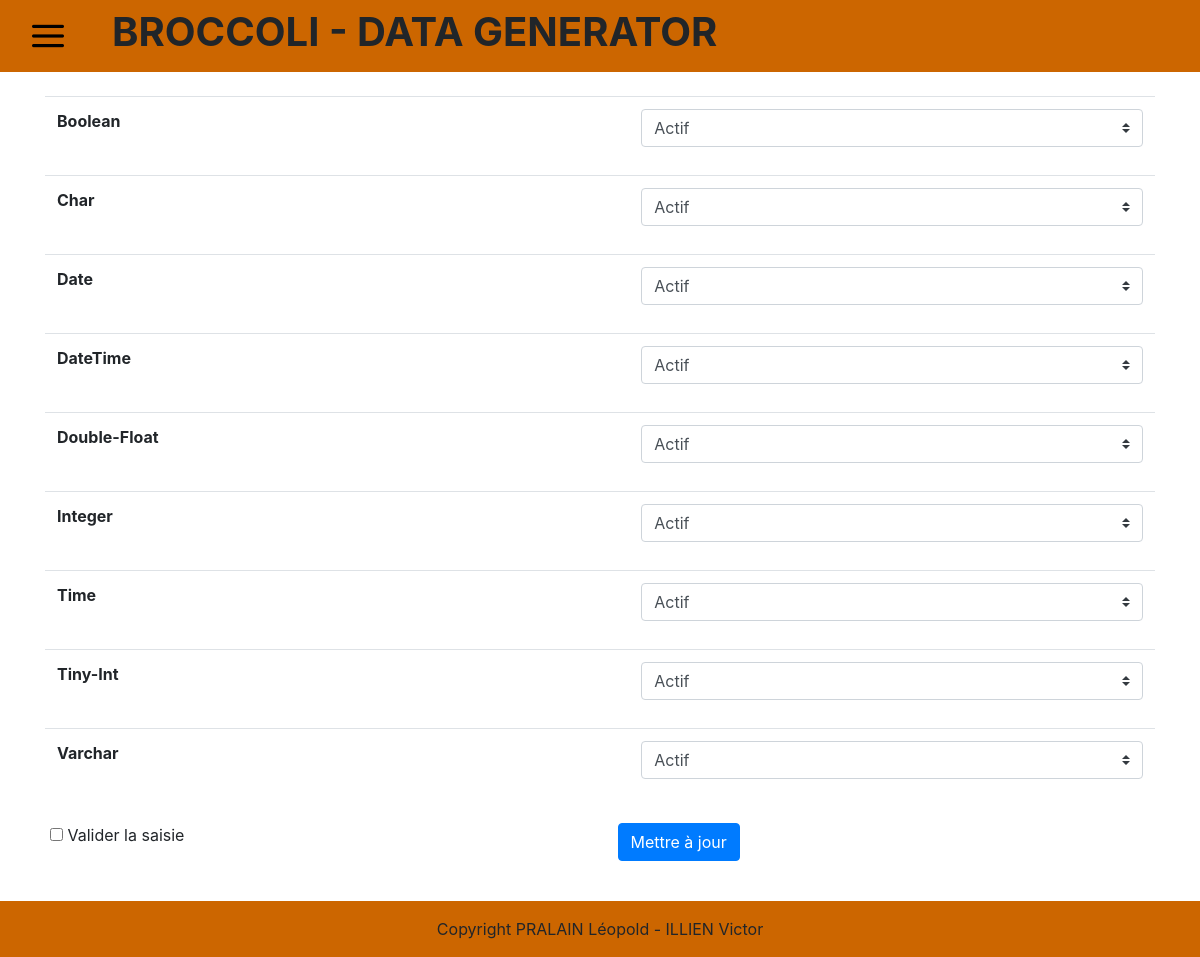
The page /back.php on the database as committed earlier.
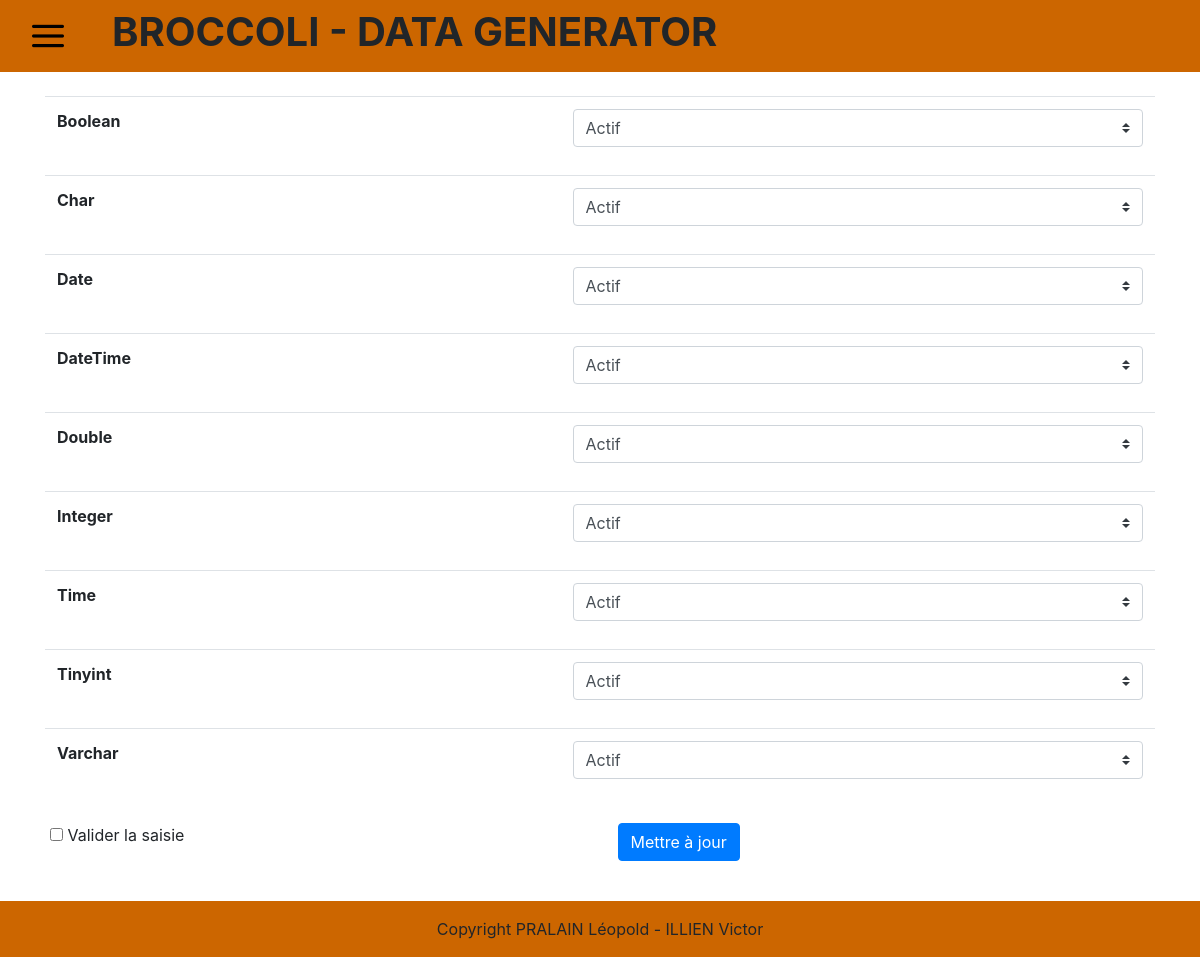
The same page on the database as committed later.
### tables this page shows
CREATE TABLE type_champ(
        type_champ Varchar (512) NOT NULL ,
        actif      Bool NOT NULL
	,CONSTRAINT type_champ_PK PRIMARY KEY (type_champ)
);

### php/database.php (called while the page is built, shortened)
<?php
	function dbRequestTypeActif($db) {
		try {
			$request = 'SELECT * FROM type_champ';
			$statement = $db->prepare($request);
			$statement->execute();
			$result = $statement->fetchAll(PDO::FETCH_ASSOC);
		} catch (PDOException $exception) {
			error_log('Request error: ' .$exception->getMessage());
			return false;
		}
		return $result;
	}
 ?>

### html/back.php (the view, shortened to what this page needs)
<!DOCTYPE html>
<html lang="fr">
<head>
	<link rel="stylesheet" href="https://stackpath.bootstrapcdn.com/bootstrap/4.4.1/css/bootstrap.min.css">
</head>
<body>
	<header>
		<nav class="navbar navbar-expand-lg navbar-light" style="background-color: #CC6600;">
			<div class="collapse navbar-collapse" id="navbarSupportedContent">
				<a class="nav-link" href="#" id="navbarDropdown" role="button" data-toggle="dropdown" aria-haspopup="true"aria-expanded="true"><img src="../img/icon/Menu.png" width="50%"></a>
				<div class="text-center"><h1 style="font-weight: bold;">BROCCOLI - DATA GENERATOR</h1></div>
			</div>
		</nav>
	</header>
	<?php
		require_once("../php/database.php");
		$db = dbConnect();
		$champType = dbRequestTypeActif($db);
	?>
	<br>
	<form method="post">
		<div class="container">
			<table class="table">
				<tbody>
					<?php foreach($champType as $champ) { ?>
						<tr>
							<th scope="row"><?php echo $champ['type_champ']; ?></th>
							<td>
								<div class="input-group mb-3">
									<select class="custom-select" name= <?php echo "actif".$champ['type_champ']; ?>>
										<?php
											if ($champ['actif'] == 1) {
												echo "<option value='Actif' selected>Actif</option>"
													 ."<option value='Inactif'>Inactif</option>";
											} else {
												echo "<option value='Actif'>Actif</option>"
													."<option value='Inactif' selected>Inactif</option>";
											}
										?>
									</select>
								</div>
							</td>
						</tr>
					<?php } ?>
				</tbody>
			</table>
			<div class="row">
				<div class="form-check col">
					<input type="checkbox" name="check">
					<label class="form-check-label" for="check">Valider la saisie</label>
				</div>
				<div class="col">
					<button type="submit" class="btn btn-primary" id="maj">Mettre à jour</button>
				</div>
			</div>
		</div>
	</form>
	<br><br><br><br>
	<footer class="fixed-bottom" style="background-color: #CC6600;">
		<div class="footer-copyright py-3 text-center">
			Copyright PRALAIN Léopold - ILLIEN Victor
		</div>
	</footer>
</body>
</html>

Rows that differ between the two databases and show on the page:
removed type_champ: type_champ "Double-Float", actif+type_champ "Actif"
removed type_champ: type_champ "Tiny-Int", actif+type_champ "Actif"
added type_champ: type_champ "Double", actif+type_champ "Actif"
added type_champ: type_champ "Tinyint", actif+type_champ "Actif"
